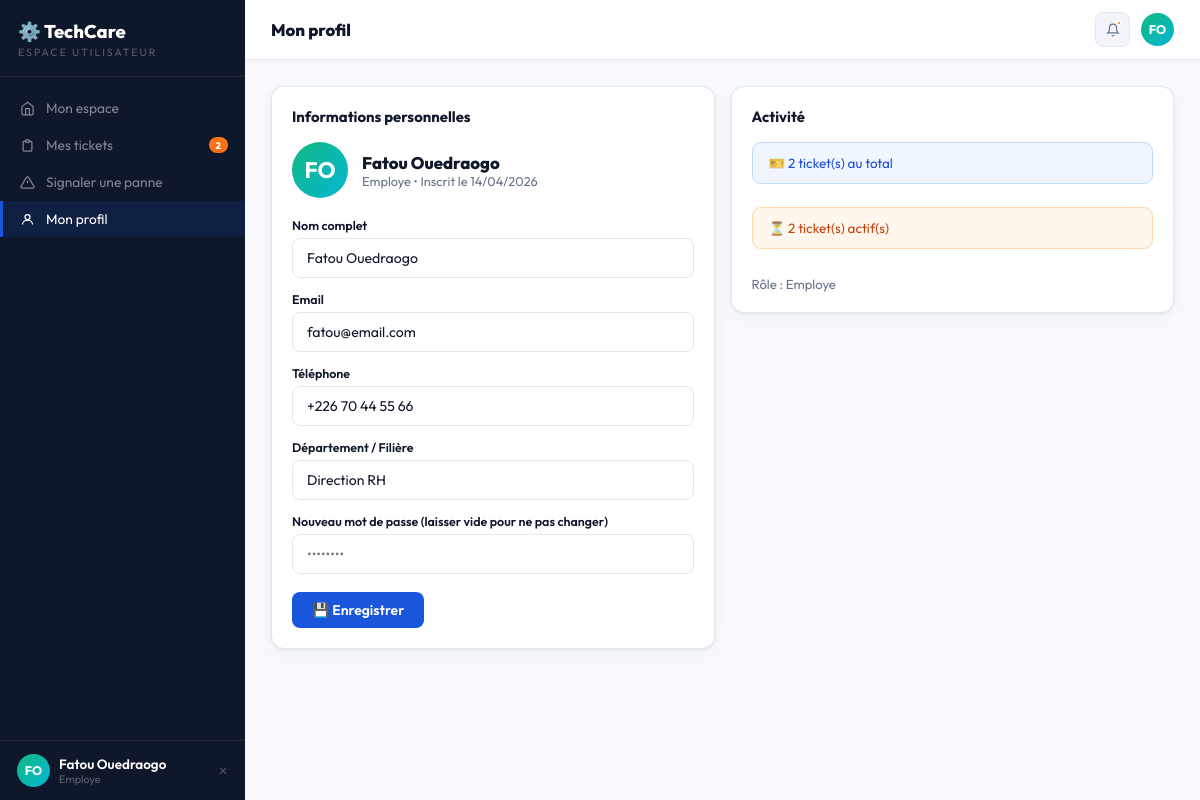
The app's page /dashboard.php?p=profil (signed in) with its own data.
### tables this page shows
CREATE TABLE utilisateurs (
  id               INT AUTO_INCREMENT PRIMARY KEY,
  nom              VARCHAR(100)  NOT NULL,
  email            VARCHAR(150)  UNIQUE NOT NULL,
  password_hash    VARCHAR(255)  NOT NULL,
  role             ENUM('etudiant','employe') DEFAULT 'etudiant',
  telephone        VARCHAR(30)   DEFAULT NULL,
  departement      VARCHAR(100)  DEFAULT NULL,
  statut           ENUM('actif','inactif') DEFAULT 'actif',
  date_inscription DATETIME      DEFAULT CURRENT_TIMESTAMP
);

### config.php (called while the page is built, shortened)
<?php
function clean(string $v):string  { return htmlspecialchars(strip_tags(trim($v)),ENT_QUOTES,'UTF-8'); }
function initiales(string $nom):string {
  $parts = explode(' ', trim($nom));
  $i = strtoupper(substr($parts[0],0,1));
  if(isset($parts[1])) $i .= strtoupper(substr($parts[1],0,1));
  return $i;
}

### dashboard.php (the view, shortened to what this page needs)
<?php
require_once 'config.php';
$uid=$_SESSION['user_id']; $unom=$_SESSION['user_nom']; $urole=$_SESSION['user_role'];
$panel=$_GET['p']??'accueil';
$q=$pdo->prepare("SELECT t.*,a.nom AS anom,adm.nom AS technom FROM tickets t LEFT JOIN appareils a ON t.appareil_id=a.id LEFT JOIN interventions i ON i.ticket_id=t.id LEFT JOIN admins adm ON i.technicien_id=adm.id WHERE t.demandeur_id=? ORDER BY t.date_creation DESC");
$q->execute([$uid]); $mes=$q->fetchAll();
$nb_tot=count($mes);
$nb_ouv=count(array_filter($mes,fn($t)=>$t['statut']==='ouvert'));
$nb_enc=count(array_filter($mes,fn($t)=>$t['statut']==='en_cours'));
$nb_res=count(array_filter($mes,fn($t)=>$t['statut']==='resolu'));
$ini=initiales($unom);
?><!DOCTYPE html><html lang="fr"><head>
<link rel="stylesheet" href="assets/style.css">
</head><body>
<div class="app-layout">
  <aside class="sidebar">
    <div class="sb-logo"><div class="sb-logo-name">⚙️ TechCare</div><div class="sb-logo-role">Espace Utilisateur</div></div>
    <nav class="sb-nav">
      <a href="?p=accueil" class="sb-item <?php echo $panel==='accueil'?'active':''; ?>">
        <svg viewBox="0 0 24 24" fill="none" stroke="currentColor" stroke-width="2"><path d="M3 9l9-7 9 7v11a2 2 0 01-2 2H5a2 2 0 01-2-2z"/><polyline points="9 22 9 12 15 12 15 22"/></svg>Mon espace
      </a>
      <a href="?p=tickets" class="sb-item <?php echo $panel==='tickets'?'active':''; ?>">
        <svg viewBox="0 0 24 24" fill="none" stroke="currentColor" stroke-width="2"><path d="M9 5H7a2 2 0 00-2 2v12a2 2 0 002 2h10a2 2 0 002-2V7a2 2 0 00-2-2h-2"/><rect x="9" y="3" width="6" height="4" rx="2"/></svg>Mes tickets
        <?php if($nb_ouv+$nb_enc>0): ?><span class="sb-badge"><?php echo $nb_ouv+$nb_enc; ?></span><?php endif; ?>
      </a>
      <a href="?p=nouveau" class="sb-item <?php echo $panel==='nouveau'?'active':''; ?>">
        <svg viewBox="0 0 24 24" fill="none" stroke="currentColor" stroke-width="2"><path d="M10.29 3.86L1.82 18a2 2 0 001.71 3h16.94a2 2 0 001.71-3L13.71 3.86a2 2 0 00-3.42 0z"/><line x1="12" y1="9" x2="12" y2="13"/><line x1="12" y1="17" x2="12.01" y2="17"/></svg>Signaler une panne
      </a>
      <a href="?p=profil" class="sb-item <?php echo $panel==='profil'?'active':''; ?>">
        <svg viewBox="0 0 24 24" fill="none" stroke="currentColor" stroke-width="2"><circle cx="12" cy="8" r="4"/><path d="M4 20c0-4 3.6-7 8-7s8 3 8 7"/></svg>Mon profil
      </a>
    </nav>
    <div class="sb-footer">
      <div class="sb-user">
        <div class="sb-av" style="background:linear-gradient(135deg,#10b981,#06b6d4)"><?php echo $ini; ?></div>
        <div><div class="sb-uname"><?php echo clean($unom); ?></div><div class="sb-urole"><?php echo ucfirst($urole); ?></div></div>
        <a href="process/logout.php" class="sb-logout" title="Déconnexion">✕</a>
      </div>
    </div>
  </aside>
  <main class="app-main">
    <div class="topbar">
      <div class="topbar-title" id="usr-title"><?php echo match($panel){'accueil'=>'Mon espace','tickets'=>'Mes tickets','nouveau'=>'Signaler une panne','profil'=>'Mon profil',default=>'Mon espace'}; ?></div>
      <div class="topbar-right">
        <div class="icon-btn"><svg width="14" height="14" viewBox="0 0 24 24" fill="none" stroke="currentColor" stroke-width="2"><path d="M18 8A6 6 0 006 8c0 7-3 9-3 9h18s-3-2-3-9"/><path d="M13.73 21a2 2 0 01-3.46 0"/></svg><div class="notif-dot"></div></div>
        <div class="sb-av" style="background:linear-gradient(135deg,#10b981,#06b6d4)"><?php echo $ini; ?></div>
      </div>
    </div>
    <div class="app-content">
<?php if($panel==='accueil'): ?>
      <div style="background:linear-gradient(135deg,#eff6ff,#ecfeff);border:1px solid #bfdbfe;border-radius:13px;padding:22px;margin-bottom:20px">
        <div style="font-size:1.25rem;font-weight:800;margin-bottom:5px">👋 Bonjour, <?php echo clean($unom); ?> !</div>
        <div style="color:var(--muted);font-size:.86rem">
          <?php if($nb_enc+$nb_ouv>0): ?>Vous avez <strong style="color:var(--accent)"><?php echo $nb_enc+$nb_ouv; ?> ticket(s) actif(s)</strong>. <?php if($nb_enc): ?>Votre dernier ticket est en cours de traitement.<?php endif; ?>
          <?php else: ?>Aucun ticket actif. Tout va bien ! 🎉<?php endif; ?>
        </div>
      </div>
      <div class="stats-row" style="grid-template-columns:repeat(3,1fr)">
        <div class="stat-card"><div class="stat-stripe"></div><div class="stat-lbl">Mes tickets</div><div class="stat-val"><?php echo $nb_tot; ?></div><div class="stat-sub"><?php echo $nb_enc; ?> en cours</div></div>
        <div class="stat-card"><div class="stat-stripe ok"></div><div class="stat-lbl">Résolus</div><div class="stat-val" style="color:var(--ok)"><?php echo $nb_res; ?></div></div>
        <div class="stat-card"><div class="stat-stripe warn"></div><div class="stat-lbl">En attente</div><div class="stat-val" style="color:var(--warn)"><?php echo $nb_ouv; ?></div></div>
      </div>
      <?php if($mes): $t=$mes[0]; ?>
      <div class="card" style="margin-top:16px">
        <div class="card-head"><div class="card-title">Dernier ticket — #<?php echo $t['id']; ?></div><?php echo badgeStatut($t['statut']); ?></div>
        <div style="font-weight:700;margin-bottom:3px"><?php echo clean($t['titre']); ?></div>
        <div style="font-size:.81rem;color:var(--muted);margin-bottom:14px">Signalé le <?php echo date('d/m/Y',strtotime($t['date_creation'])); ?><?php if($t['technom']): ?> • Technicien : <?php echo clean($t['technom']); ?><?php endif; ?></div>
        <?php echo stTrack($t['statut']); ?>
      </div>
      <?php endif; ?>
<?php elseif($panel==='profil'): ?>
      <?php $u=$pdo->prepare("SELECT * FROM utilisateurs WHERE id=?");$u->execute([$uid]);$uu=$u->fetch(); ?>
      <div class="grid2">
        <div class="card">
          <div class="card-head"><div class="card-title">Informations personnelles</div></div>
          <form method="POST" action="process/update-profil.php">
            <div style="display:flex;align-items:center;gap:14px;margin-bottom:20px">
              <div style="width:56px;height:56px;border-radius:50%;background:linear-gradient(135deg,#10b981,#06b6d4);display:flex;align-items:center;justify-content:center;font-size:1.4rem;font-weight:700;color:#fff"><?php echo $ini; ?></div>
              <div><div style="font-size:1.05rem;font-weight:800"><?php echo clean($uu['nom']); ?></div><div style="color:var(--muted);font-size:.8rem"><?php echo ucfirst($uu['role']); ?> • Inscrit le <?php echo date('d/m/Y',strtotime($uu['date_inscription'])); ?></div></div>
            </div>
            <div class="fg"><label class="lbl">Nom complet</label><input class="inp" name="nom" value="<?php echo clean($uu['nom']); ?>" required></div>
            <div class="fg"><label class="lbl">Email</label><input class="inp" type="email" name="email" value="<?php echo clean($uu['email']); ?>" required></div>
            <div class="fg"><label class="lbl">Téléphone</label><input class="inp" name="telephone" value="<?php echo clean($uu['telephone']??''); ?>" placeholder="+226 70 00 00 00"></div>
            <div class="fg"><label class="lbl">Département / Filière</label><input class="inp" name="departement" value="<?php echo clean($uu['departement']??''); ?>" placeholder="Ex: Informatique L3"></div>
            <div class="fg"><label class="lbl">Nouveau mot de passe (laisser vide pour ne pas changer)</label><input class="inp" type="password" name="new_password" minlength="8" placeholder="••••••••"></div>
            <button type="submit" class="btn btn-primary" style="margin-top:4px">💾 Enregistrer</button>
          </form>
        </div>
        <div class="card" style="align-self:start">
          <div class="card-head"><div class="card-title">Activité</div></div>
          <div style="display:flex;flex-direction:column;gap:9px">
            <div class="alert alert-info">🎫 <?php echo $nb_tot; ?> ticket(s) au total</div>
            <?php if($nb_enc+$nb_ouv>0): ?><div class="alert alert-warn">⏳ <?php echo $nb_enc+$nb_ouv; ?> ticket(s) actif(s)</div><?php endif; ?>
            <div style="font-size:.82rem;color:var(--muted);margin-top:4px">Rôle : <?php echo ucfirst($uu['role']); ?></div>
          </div>
        </div>
      </div>
<?php endif; ?>
    </div>
  </main>
</div>
</body></html>

### assets/style.css (style rules this page uses)
:root { --bg:#f8f9fc;--surface:#fff;--surface2:#f1f4f9;--border:#e2e8f0;--accent:#1a56db;--accent-light:#eff6ff;--accent2:#06b6d4;--warn:#f97316;--ok:#10b981;--danger:#ef4444;--text:#0f172a;--muted:#64748b;--dark:#0f172a;--font:'Outfit',sans-serif;--shadow:0 1px 3px rgba(0,0,0,.07),0 4px 16px rgba(0,0,0,.04);--shadow-lg:0 8px 32px rgba(0,0,0,.12); }
* { margin:0;padding:0;box-sizing:border-box; }
html { scroll-behavior:smooth; }
body { background:var(--bg);color:var(--text);font-family:var(--font); }
.btn { padding:9px 20px;border-radius:8px;font-family:var(--font);font-size:.875rem;font-weight:600;cursor:pointer;border:none;transition:.2s;display:inline-flex;align-items:center;gap:7px;text-decoration:none; }
.btn-primary { background:#1a56db;color:#fff; }
.fg { margin-bottom:14px; }
.lbl { display:block;font-size:.78rem;font-weight:600;color:var(--text);margin-bottom:5px; }
.inp { width:100%;padding:10px 14px;border:1.5px solid var(--border);border-radius:8px;font-family:var(--font);font-size:.88rem;color:var(--text);outline:none;background:#fff;transition:.2s; }
.alert { border-radius:9px;padding:12px 16px;font-size:.84rem;display:flex;align-items:flex-start;gap:9px;margin-bottom:14px; }
.alert-info { background:#eff6ff;border:1px solid #bfdbfe;color:#1d4ed8; }
.alert-warn { background:#fff7ed;border:1px solid #fed7aa;color:#c2410c; }
.app-layout { display:flex;min-height:100vh;background:var(--bg); }
.sidebar { width:245px;background:var(--dark);position:fixed;height:100vh;display:flex;flex-direction:column;z-index:100;overflow-y:auto; }
.sb-logo { padding:20px 18px 17px;border-bottom:1px solid rgba(255,255,255,.07); }
.sb-logo-name { font-size:1.15rem;font-weight:800;color:#fff; }
.sb-logo-role { font-size:.66rem;color:rgba(255,255,255,.3);text-transform:uppercase;letter-spacing:2px;margin-top:2px; }
.sb-nav { flex:1;padding:12px 0; }
.sb-item { display:flex;align-items:center;gap:11px;padding:9px 17px;color:rgba(255,255,255,.48);font-size:.86rem;transition:.2s;border-left:3px solid transparent;margin:1px 0;text-decoration:none; }
.sb-item.active { color:#fff;border-left-color:#1a56db;background:rgba(26,86,219,.14); }
.sb-item svg { width:15px;height:15px;flex-shrink:0; }
.sb-badge { margin-left:auto;background:var(--warn);color:#fff;font-size:.6rem;font-weight:700;padding:2px 7px;border-radius:20px; }
.sb-footer { padding:13px 17px;border-top:1px solid rgba(255,255,255,.07); }
.sb-user { display:flex;align-items:center;gap:9px; }
.sb-av { width:33px;height:33px;border-radius:50%;background:linear-gradient(135deg,#1a56db,#06b6d4);display:flex;align-items:center;justify-content:center;font-weight:700;font-size:.78rem;color:#fff;flex-shrink:0; }
.sb-uname { font-size:.84rem;font-weight:600;color:#fff; }
.sb-urole { font-size:.68rem;color:rgba(255,255,255,.32); }
.sb-logout { margin-left:auto;background:none;border:none;color:rgba(255,255,255,.28);cursor:pointer;font-size:.72rem;transition:.2s;text-decoration:none; }
.app-main { margin-left:245px;flex:1;display:flex;flex-direction:column; }
.topbar { background:#fff;border-bottom:1px solid var(--border);height:60px;display:flex;align-items:center;justify-content:space-between;padding:0 26px;position:sticky;top:0;z-index:50;box-shadow:0 1px 4px rgba(0,0,0,.04); }
.topbar-title { font-size:1.05rem;font-weight:800; }
.topbar-right { display:flex;align-items:center;gap:11px; }
.icon-btn { width:35px;height:35px;border-radius:8px;background:var(--surface2);border:1px solid var(--border);display:flex;align-items:center;justify-content:center;cursor:pointer;color:var(--muted);transition:.2s;position:relative;text-decoration:none; }
.notif-dot { position:absolute;top:7px;right:7px;width:6px;height:6px;background:var(--warn);border-radius:50%;border:2px solid #fff; }
.app-content { padding:26px;flex:1; }
.card { background:#fff;border:1px solid var(--border);border-radius:13px;padding:20px;box-shadow:var(--shadow); }
.card-head { display:flex;align-items:center;justify-content:space-between;margin-bottom:16px; }
.card-title { font-size:.93rem;font-weight:700; }
.grid2 { display:grid;grid-template-columns:1fr 1fr;gap:16px; }

### records on screen
utilisateurs: nom "Fatou Ouedraogo", role "Employe", date_inscription "14/04/2026", email "fatou@email.com", telephone "+226 70 44 55 66", departement "Direction RH"

### other values on screen
$nb_ouv+$nb_enc "2"
$ini "FO"
$unom "Fatou Ouedraogo"
$urole "Employe"
$nb_tot "2"
$nb_enc+$nb_ouv "2"
